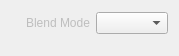
<?xml version="1.0" encoding="UTF-8"?>
<ui version="4.0">
 <class>InspectorBlendModeWidget</class>
 <widget class="QWidget" name="InspectorBlendModeWidget">
  <property name="geometry">
   <rect>
    <x>0</x>
    <y>0</y>
    <width>177</width>
    <height>56</height>
   </rect>
  </property>
  <property name="sizePolicy">
   <sizepolicy hsizetype="Expanding" vsizetype="Preferred">
    <horstretch>0</horstretch>
    <verstretch>0</verstretch>
   </sizepolicy>
  </property>
  <layout class="QVBoxLayout" name="verticalLayout">
   <item>
    <layout class="QHBoxLayout" name="horizontalLayoutBlendMode">
     <item>
      <spacer name="horizontalSpacerBlendMode">
       <property name="orientation">
        <enum>Qt::Horizontal</enum>
       </property>
       <property name="sizeType">
        <enum>QSizePolicy::Fixed</enum>
       </property>
       <property name="sizeHint" stdset="0">
        <size>
         <width>15</width>
         <height>20</height>
        </size>
       </property>
      </spacer>
     </item>
     <item>
      <widget class="QLabel" name="labelBlendMode">
       <property name="text">
        <string>&lt;a href=&quot;Blend Mode&quot; style=&quot;color: #BEBEBE;&quot;&gt;Blend Mode&lt;/a&gt;</string>
       </property>
      </widget>
     </item>
     <item>
      <widget class="QComboBox" name="comboBoxBlendMode">
       <property name="sizePolicy">
        <sizepolicy hsizetype="Expanding" vsizetype="Fixed">
         <horstretch>0</horstretch>
         <verstretch>0</verstretch>
        </sizepolicy>
       </property>
      </widget>
     </item>
    </layout>
   </item>
   <item>
    <spacer name="verticalSpacerBlendMode">
     <property name="orientation">
      <enum>Qt::Vertical</enum>
     </property>
     <property name="sizeType">
      <enum>QSizePolicy::Fixed</enum>
     </property>
     <property name="sizeHint" stdset="0">
      <size>
       <width>20</width>
       <height>10</height>
      </size>
     </property>
    </spacer>
   </item>
  </layout>
 </widget>
 <resources/>
 <connections>
  <connection>
   <sender>labelBlendMode</sender>
   <signal>linkActivated(QString)</signal>
   <receiver>InspectorBlendModeWidget</receiver>
   <slot>resetBlendMode(QString)</slot>
   <hints>
    <hint type="sourcelabel">
     <x>47</x>
     <y>22</y>
    </hint>
    <hint type="destinationlabel">
     <x>5</x>
     <y>20</y>
    </hint>
   </hints>
  </connection>
  <connection>
   <sender>comboBoxBlendMode</sender>
   <signal>currentIndexChanged(QString)</signal>
   <receiver>InspectorBlendModeWidget</receiver>
   <slot>blendModeChanged(QString)</slot>
   <hints>
    <hint type="sourcelabel">
     <x>155</x>
     <y>22</y>
    </hint>
    <hint type="destinationlabel">
     <x>179</x>
     <y>21</y>
    </hint>
   </hints>
  </connection>
 </connections>
 <slots>
  <slot>resetBlendMode(QString)</slot>
  <slot>blendModeChanged(QString)</slot>
 </slots>
</ui>
